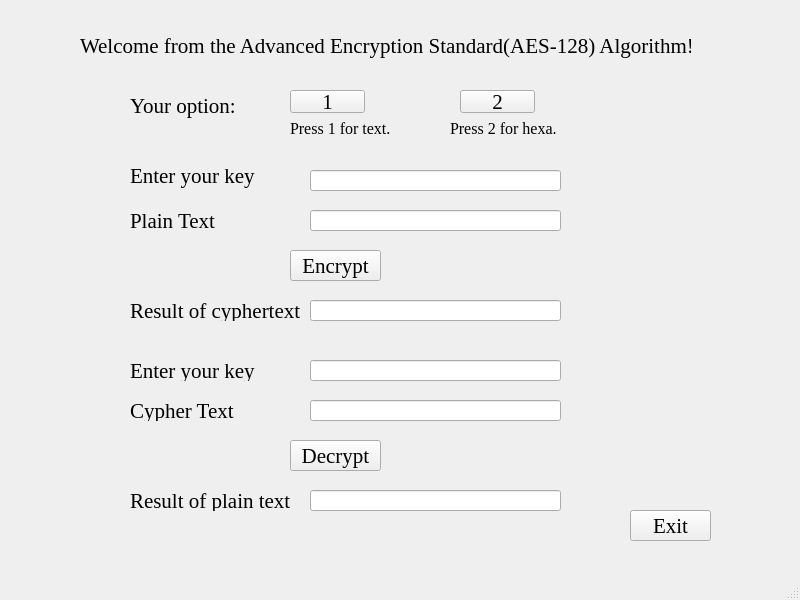
<?xml version="1.0" encoding="UTF-8"?>
<ui version="4.0">
 <class>MainWindow</class>
 <widget class="QMainWindow" name="MainWindow">
  <property name="geometry">
   <rect>
    <x>0</x>
    <y>0</y>
    <width>800</width>
    <height>600</height>
   </rect>
  </property>
  <property name="minimumSize">
   <size>
    <width>800</width>
    <height>600</height>
   </size>
  </property>
  <property name="maximumSize">
   <size>
    <width>800</width>
    <height>600</height>
   </size>
  </property>
  <property name="windowTitle">
   <string>MainWindow</string>
  </property>
  <widget class="QWidget" name="centralwidget">
   <widget class="QLabel" name="label_5">
    <property name="geometry">
     <rect>
      <x>130</x>
      <y>160</y>
      <width>141</width>
      <height>31</height>
     </rect>
    </property>
    <property name="minimumSize">
     <size>
      <width>141</width>
      <height>31</height>
     </size>
    </property>
    <property name="maximumSize">
     <size>
      <width>141</width>
      <height>31</height>
     </size>
    </property>
    <property name="font">
     <font>
      <family>Times New Roman</family>
      <pointsize>16</pointsize>
     </font>
    </property>
    <property name="text">
     <string>Enter your key</string>
    </property>
   </widget>
   <widget class="QLabel" name="label_6">
    <property name="geometry">
     <rect>
      <x>130</x>
      <y>210</y>
      <width>121</width>
      <height>21</height>
     </rect>
    </property>
    <property name="minimumSize">
     <size>
      <width>121</width>
      <height>21</height>
     </size>
    </property>
    <property name="maximumSize">
     <size>
      <width>121</width>
      <height>21</height>
     </size>
    </property>
    <property name="font">
     <font>
      <family>Times New Roman</family>
      <pointsize>16</pointsize>
     </font>
    </property>
    <property name="text">
     <string>Plain Text</string>
    </property>
   </widget>
   <widget class="QLabel" name="label_7">
    <property name="geometry">
     <rect>
      <x>130</x>
      <y>300</y>
      <width>171</width>
      <height>21</height>
     </rect>
    </property>
    <property name="minimumSize">
     <size>
      <width>171</width>
      <height>21</height>
     </size>
    </property>
    <property name="maximumSize">
     <size>
      <width>171</width>
      <height>21</height>
     </size>
    </property>
    <property name="font">
     <font>
      <family>Times New Roman</family>
      <pointsize>16</pointsize>
     </font>
    </property>
    <property name="text">
     <string>Result of cyphertext</string>
    </property>
   </widget>
   <widget class="QLabel" name="label_8">
    <property name="geometry">
     <rect>
      <x>130</x>
      <y>360</y>
      <width>131</width>
      <height>21</height>
     </rect>
    </property>
    <property name="minimumSize">
     <size>
      <width>131</width>
      <height>21</height>
     </size>
    </property>
    <property name="maximumSize">
     <size>
      <width>131</width>
      <height>21</height>
     </size>
    </property>
    <property name="font">
     <font>
      <family>Times New Roman</family>
      <pointsize>16</pointsize>
     </font>
    </property>
    <property name="text">
     <string>Enter your key</string>
    </property>
   </widget>
   <widget class="QLineEdit" name="lineEdit">
    <property name="geometry">
     <rect>
      <x>310</x>
      <y>170</y>
      <width>251</width>
      <height>21</height>
     </rect>
    </property>
    <property name="minimumSize">
     <size>
      <width>251</width>
      <height>21</height>
     </size>
    </property>
    <property name="maximumSize">
     <size>
      <width>251</width>
      <height>21</height>
     </size>
    </property>
    <property name="font">
     <font>
      <family>Times New Roman</family>
      <pointsize>16</pointsize>
     </font>
    </property>
    <property name="text">
     <string/>
    </property>
   </widget>
   <widget class="QLineEdit" name="lineEdit_2">
    <property name="geometry">
     <rect>
      <x>310</x>
      <y>210</y>
      <width>251</width>
      <height>21</height>
     </rect>
    </property>
    <property name="minimumSize">
     <size>
      <width>251</width>
      <height>21</height>
     </size>
    </property>
    <property name="maximumSize">
     <size>
      <width>251</width>
      <height>21</height>
     </size>
    </property>
    <property name="font">
     <font>
      <family>Times New Roman</family>
      <pointsize>16</pointsize>
     </font>
    </property>
   </widget>
   <widget class="QLineEdit" name="lineEdit_3">
    <property name="enabled">
     <bool>true</bool>
    </property>
    <property name="geometry">
     <rect>
      <x>310</x>
      <y>300</y>
      <width>251</width>
      <height>21</height>
     </rect>
    </property>
    <property name="minimumSize">
     <size>
      <width>251</width>
      <height>21</height>
     </size>
    </property>
    <property name="maximumSize">
     <size>
      <width>251</width>
      <height>21</height>
     </size>
    </property>
    <property name="font">
     <font>
      <family>Times New Roman</family>
      <pointsize>12</pointsize>
     </font>
    </property>
   </widget>
   <widget class="QLineEdit" name="lineEdit_4">
    <property name="geometry">
     <rect>
      <x>310</x>
      <y>360</y>
      <width>251</width>
      <height>21</height>
     </rect>
    </property>
    <property name="minimumSize">
     <size>
      <width>251</width>
      <height>21</height>
     </size>
    </property>
    <property name="maximumSize">
     <size>
      <width>251</width>
      <height>21</height>
     </size>
    </property>
    <property name="font">
     <font>
      <family>Times New Roman</family>
      <pointsize>16</pointsize>
     </font>
    </property>
   </widget>
   <widget class="QLineEdit" name="lineEdit_5">
    <property name="geometry">
     <rect>
      <x>310</x>
      <y>400</y>
      <width>251</width>
      <height>21</height>
     </rect>
    </property>
    <property name="minimumSize">
     <size>
      <width>251</width>
      <height>21</height>
     </size>
    </property>
    <property name="maximumSize">
     <size>
      <width>251</width>
      <height>21</height>
     </size>
    </property>
    <property name="font">
     <font>
      <family>Times New Roman</family>
      <pointsize>12</pointsize>
     </font>
    </property>
   </widget>
   <widget class="QLineEdit" name="lineEdit_6">
    <property name="geometry">
     <rect>
      <x>310</x>
      <y>490</y>
      <width>251</width>
      <height>21</height>
     </rect>
    </property>
    <property name="minimumSize">
     <size>
      <width>251</width>
      <height>21</height>
     </size>
    </property>
    <property name="maximumSize">
     <size>
      <width>251</width>
      <height>21</height>
     </size>
    </property>
    <property name="font">
     <font>
      <family>Times New Roman</family>
      <pointsize>16</pointsize>
     </font>
    </property>
   </widget>
   <widget class="QLabel" name="label_9">
    <property name="geometry">
     <rect>
      <x>130</x>
      <y>400</y>
      <width>111</width>
      <height>21</height>
     </rect>
    </property>
    <property name="minimumSize">
     <size>
      <width>111</width>
      <height>21</height>
     </size>
    </property>
    <property name="maximumSize">
     <size>
      <width>111</width>
      <height>21</height>
     </size>
    </property>
    <property name="font">
     <font>
      <family>Times New Roman</family>
      <pointsize>16</pointsize>
     </font>
    </property>
    <property name="text">
     <string>Cypher Text</string>
    </property>
   </widget>
   <widget class="QLabel" name="label_10">
    <property name="geometry">
     <rect>
      <x>130</x>
      <y>490</y>
      <width>171</width>
      <height>21</height>
     </rect>
    </property>
    <property name="minimumSize">
     <size>
      <width>171</width>
      <height>21</height>
     </size>
    </property>
    <property name="maximumSize">
     <size>
      <width>171</width>
      <height>21</height>
     </size>
    </property>
    <property name="font">
     <font>
      <family>Times New Roman</family>
      <pointsize>16</pointsize>
     </font>
    </property>
    <property name="text">
     <string>Result of plain text</string>
    </property>
   </widget>
   <widget class="QPushButton" name="pushButton_3">
    <property name="geometry">
     <rect>
      <x>290</x>
      <y>250</y>
      <width>91</width>
      <height>31</height>
     </rect>
    </property>
    <property name="minimumSize">
     <size>
      <width>91</width>
      <height>31</height>
     </size>
    </property>
    <property name="maximumSize">
     <size>
      <width>91</width>
      <height>31</height>
     </size>
    </property>
    <property name="font">
     <font>
      <family>Times New Roman</family>
      <pointsize>16</pointsize>
     </font>
    </property>
    <property name="text">
     <string>Encrypt</string>
    </property>
   </widget>
   <widget class="QPushButton" name="pushButton_4">
    <property name="geometry">
     <rect>
      <x>290</x>
      <y>440</y>
      <width>91</width>
      <height>31</height>
     </rect>
    </property>
    <property name="minimumSize">
     <size>
      <width>91</width>
      <height>31</height>
     </size>
    </property>
    <property name="maximumSize">
     <size>
      <width>91</width>
      <height>31</height>
     </size>
    </property>
    <property name="font">
     <font>
      <family>Times New Roman</family>
      <pointsize>16</pointsize>
     </font>
    </property>
    <property name="text">
     <string>Decrypt</string>
    </property>
   </widget>
   <widget class="QPushButton" name="pushButton_5">
    <property name="geometry">
     <rect>
      <x>630</x>
      <y>510</y>
      <width>81</width>
      <height>31</height>
     </rect>
    </property>
    <property name="font">
     <font>
      <family>Times New Roman</family>
      <pointsize>16</pointsize>
     </font>
    </property>
    <property name="text">
     <string>Exit</string>
    </property>
   </widget>
   <widget class="QLabel" name="label">
    <property name="geometry">
     <rect>
      <x>80</x>
      <y>20</y>
      <width>611</width>
      <height>51</height>
     </rect>
    </property>
    <property name="font">
     <font>
      <family>Times New Roman</family>
      <pointsize>16</pointsize>
     </font>
    </property>
    <property name="text">
     <string>Welcome from the Advanced Encryption Standard(AES-128) Algorithm!</string>
    </property>
   </widget>
   <widget class="QLabel" name="label_2">
    <property name="geometry">
     <rect>
      <x>130</x>
      <y>90</y>
      <width>131</width>
      <height>31</height>
     </rect>
    </property>
    <property name="font">
     <font>
      <family>Times New Roman</family>
      <pointsize>16</pointsize>
     </font>
    </property>
    <property name="text">
     <string>Your option:</string>
    </property>
   </widget>
   <widget class="QLabel" name="label_3">
    <property name="geometry">
     <rect>
      <x>290</x>
      <y>120</y>
      <width>151</width>
      <height>16</height>
     </rect>
    </property>
    <property name="font">
     <font>
      <family>Times New Roman</family>
      <pointsize>12</pointsize>
     </font>
    </property>
    <property name="text">
     <string>Press 1 for text.</string>
    </property>
   </widget>
   <widget class="QLabel" name="label_4">
    <property name="geometry">
     <rect>
      <x>450</x>
      <y>120</y>
      <width>141</width>
      <height>16</height>
     </rect>
    </property>
    <property name="font">
     <font>
      <family>Times New Roman</family>
      <pointsize>12</pointsize>
     </font>
    </property>
    <property name="text">
     <string>Press 2 for hexa.</string>
    </property>
   </widget>
   <widget class="QPushButton" name="pushButton">
    <property name="geometry">
     <rect>
      <x>290</x>
      <y>90</y>
      <width>75</width>
      <height>23</height>
     </rect>
    </property>
    <property name="font">
     <font>
      <family>Times New Roman</family>
      <pointsize>16</pointsize>
     </font>
    </property>
    <property name="text">
     <string>1</string>
    </property>
   </widget>
   <widget class="QPushButton" name="pushButton_2">
    <property name="geometry">
     <rect>
      <x>460</x>
      <y>90</y>
      <width>75</width>
      <height>23</height>
     </rect>
    </property>
    <property name="font">
     <font>
      <family>Times New Roman</family>
      <pointsize>16</pointsize>
     </font>
    </property>
    <property name="text">
     <string>2</string>
    </property>
   </widget>
  </widget>
  <widget class="QMenuBar" name="menubar">
   <property name="geometry">
    <rect>
     <x>0</x>
     <y>0</y>
     <width>800</width>
     <height>21</height>
    </rect>
   </property>
  </widget>
  <widget class="QStatusBar" name="statusbar"/>
 </widget>
 <resources/>
 <connections/>
</ui>
